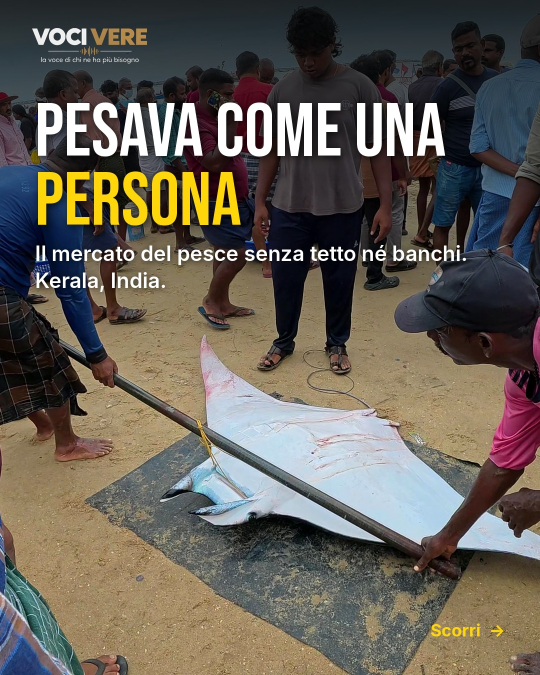
#> input picture copioni/caroselli/mercato/01.jpg, 1080 x 1350 px, given in place of f_DJI_0118.MP4_20.0.png, which was not available (shown at 1/2 size)
$ python mercato_v3.py
#> lines starting #> are read from the running program, lines starting #| are printed output that depends on the picture
### copioni/miniature_v3/miniature_v3.py
# Miniature v3 (Copy, 8/11): stile dei riferimenti di Manuel (Progetto Happiness, Kevin Pianezze ecc.):
# persona del posto grande e frontale, sguardo in camera, colore cinematografico (poco saturo, contrastato, caldo),
# testo ENORME condensato bianco: (1) parola dietro la testa (profondità, scontorno della persona), (2) riga piccola +
# riga enorme in basso a sinistra, (3) citazione con una parola rossa. Ogni miniatura in italiano e in inglese.
#   python3 copioni/miniature_v3/miniature_v3.py   (fotogrammi dal girato originale in work/, modello in work/models)
import os, subprocess, numpy as np, cv2, onnxruntime as ort
from PIL import Image, ImageDraw, ImageFont, ImageFilter, ImageEnhance
W, H = 1280, 720
ANTON = 'models/Anton-Regular.ttf'; BEB = 'assets/fonts/BebasNeue-Regular.ttf'
RED = (226, 38, 38); WHITE = (255, 255, 255)
SEG = 'work/models/u2net_human_seg.onnx'
OUT = 'copioni/{}_miniature/v3/'

def frame(src, t):
    o = f"work/mini/f_{os.path.basename(src)}_{t}.png"
    if not os.path.exists(o):
        os.makedirs('work/mini', exist_ok=True)
        if src.endswith('.png'): return src
        subprocess.run(['ffmpeg', '-nostdin', '-v', 'error', '-y', '-ss', str(t), '-i', src, '-frames:v', '1', o], check=True)
    return o

def crop(im, cx, cy, zoom):
    w, h = im.size; ch = h / zoom; cw = ch * 16 / 9
    if cw > w: cw = w; ch = cw * 9 / 16
    x = min(max(cx * w - cw / 2, 0), w - cw); y = min(max(cy * h - ch / 2, 0), h - ch)
    return im.crop((int(x), int(y), int(x + cw), int(y + ch))).resize((W, H), Image.LANCZOS)

def grade(im, night=False, flip=False):
    if flip: im = im.transpose(Image.FLIP_LEFT_RIGHT)
    a = np.asarray(im)
    if night:
        a = cv2.fastNlMeansDenoisingColored(a[:, :, ::-1].copy(), None, 6, 6, 7, 21)[:, :, ::-1]
        a = (np.power(a / 255., 0.8) * 255).astype(np.uint8)
    a = a.astype(np.float32) / 255
    lum = a @ np.array([.299, .587, .114], np.float32)
    a = lum[..., None] + (a - lum[..., None]) * 0.82                     # meno saturo
    a = np.clip((a - 0.5) * 1.18 + 0.5, 0, 1)                            # contrasto
    a = a * np.array([1.05, 1.0, 0.92]) + (1 - a) * np.array([0, 0.01, 0.03])   # luci calde, ombre fredde
    yy, xx = np.mgrid[0:H, 0:W]
    r = np.sqrt(((xx - W / 2) / (W * .62)) ** 2 + ((yy - H / 2) / (H * .62)) ** 2)
    a = a * (1 - np.clip(r - 0.55, 0, 1) ** 1.5 * 0.55)[..., None]
    im = Image.fromarray((np.clip(a, 0, 1) * 255).astype('uint8'))
    return im.filter(ImageFilter.UnsharpMask(2, 60, 2))

_sess = None
# [8 lines left out: function mask, not called in this run]

def fit(txt, font, target_w, max_h=None):
    d = ImageDraw.Draw(Image.new('L', (10, 10)))
    s = 100; f = ImageFont.truetype(font, s); w = d.textbbox((0, 0), txt, font=f)[2]
    s = int(s * target_w / w)
    if max_h:
        while True:
            f = ImageFont.truetype(font, s); bb = d.textbbox((0, 0), txt, font=f)
            if bb[3] - bb[1] <= max_h: break
            s -= 4
    return ImageFont.truetype(font, s)

def shadow_text(layer, xy, parts, font, sh=10, alpha=200):
    """parts: [(testo, colore)] scritti in fila."""
    d = ImageDraw.Draw(layer); x, y = xy
    sl = Image.new('RGBA', layer.size, (0, 0, 0, 0)); sd = ImageDraw.Draw(sl)
    xx = x
    for t, c in parts:
        sd.text((xx + 4, y + 6), t, font=font, fill=(0, 0, 0, alpha)); xx += d.textlength(t, font=font)
    layer.alpha_composite(sl.filter(ImageFilter.GaussianBlur(sh)))
    d = ImageDraw.Draw(layer); xx = x
    for t, c in parts:
        d.text((xx, y), t, font=font, fill=c); xx += d.textlength(t, font=font)

_det = None
# [14 lines left out: functions face_top, text_bottom, not called in this run]

def make(name, video, lang, src, t, cx, cy, zoom, layout, text, night=False, flip=False, red=None, top=24, small_size=46, blur=None):
    # Regola (Insights, 8/11, dati del reel B): il volto è sempre libero, la scritta mai sopra il viso.
    # Se il volto tocca la fascia del testo, il ritaglio si alza finché il volto è sotto la scritta.
    src_im = Image.open(frame(src, t)).convert('RGB')
    base = grade(crop(src_im, cx, cy, zoom), night, flip).convert('RGBA')
    if blur:                     # blur=(x0, y0, x1, y1) in pixel della miniatura: zona sfocata con bordo morbido
        m = Image.new('L', (W, H), 0); ImageDraw.Draw(m).rectangle(blur, fill=255)
        base = Image.composite(base.filter(ImageFilter.GaussianBlur(14)), base, m.filter(ImageFilter.GaussianBlur(18)))
    # spazio sopra il volto: la scritta sta tutta lì; se non basta (<90 px) si passa allo schema in basso
    ft = face_top(base) if layout in ('dietro', 'citazione') else None
    room = None if ft is None else int(ft) - top - 8
    if room is not None and room < 90:
        layout = 'basso'
        if isinstance(text, str): text = ('', text.strip('“”'))
    if layout == 'dietro':       # parola enorme in alto, la persona davanti al testo
        f = fit(text, ANTON, W - 70, max_h=min(250, room) if room else 250); d = ImageDraw.Draw(base)
        bb = d.textbbox((0, 0), text, font=f); x = (W - (bb[2] - bb[0])) // 2 - bb[0]
        txt = Image.new('RGBA', (W, H), (0, 0, 0, 0))
        parts = [(w + ' ', RED if (red and w in red) else WHITE) for w in text.split(' ')]
        parts[-1] = (parts[-1][0].strip(), parts[-1][1])
        shadow_text(txt, (x, top - bb[1]), parts, f)
        out = Image.alpha_composite(base, txt)
        # la persona copre solo la parte bassa delle lettere: la parola resta leggibile
        th = bb[3] - bb[1]; ycut = int(top + th + 4)
        ramp = np.clip((np.arange(H) - ycut) / 25.0, 0, 1)[:, None] * np.ones((1, W))
        m = np.asarray(mask(base.convert('RGB')), np.float32) * ramp
        person = base.copy(); person.putalpha(Image.fromarray(m.astype('uint8')))
        out = Image.alpha_composite(out, person)
    elif layout == 'basso':      # riga piccola + riga enorme in basso a sinistra (stile Progetto Happiness)
        small, big = text
        g = np.zeros((H, W), np.float32); g[:] = np.clip((np.arange(H)[:, None] - H * 0.45) / (H * 0.55), 0, 1) ** 1.3 * 0.75
        out = Image.composite(Image.new('RGBA', (W, H), (0, 0, 0, 255)), base, Image.fromarray((g * 255).astype('uint8')))
        fb = fit(big, ANTON, 640, max_h=190); fs = ImageFont.truetype(ANTON, small_size)
        d = ImageDraw.Draw(out); bb = d.textbbox((0, 0), big, font=fb)
        y_big = H - 40 - bb[3]
        if small:
            sb = d.textbbox((0, 0), small, font=fs)
            shadow_text(out, (48, y_big + bb[1] - 12 - sb[3]), [(small, WHITE)], fs, 6 if small_size < 80 else 10)
        shadow_text(out, (44, y_big), [(big, RED if red is True else WHITE)], fb)
    elif layout == 'riga':       # una sola riga grande, centrata, un po' sopra il fondo (Manuel 11/11, coir)
        g = np.zeros((H, W), np.float32); g[:] = np.clip((np.arange(H)[:, None] - H * 0.45) / (H * 0.55), 0, 1) ** 1.3 * 0.7
        out = Image.composite(Image.new('RGBA', (W, H), (0, 0, 0, 255)), base, Image.fromarray((g * 255).astype('uint8')))
        f = fit(text, ANTON, W - 140, max_h=150); d = ImageDraw.Draw(out)
        bb = d.textbbox((0, 0), text, font=f); x = (W - (bb[2] - bb[0])) // 2 - bb[0]
        parts = [(w + ' ', RED if (red and w in red) else WHITE) for w in text.split(' ')]
        parts[-1] = (parts[-1][0].strip(), parts[-1][1])
        shadow_text(out, (x, H - 120 - bb[3]), parts, f)
    else:                        # 'citazione': frase tra virgolette in alto, una parola rossa
        f = fit(text, ANTON, W - 120, max_h=min(150, room) if room else 150); d = ImageDraw.Draw(base)
        bb = d.textbbox((0, 0), text, font=f); x = (W - (bb[2] - bb[0])) // 2 - bb[0]
        parts = [(w + ' ', RED if (red and w.strip('“”"') in red) else WHITE) for w in text.split(' ')]
        parts[-1] = (parts[-1][0].strip(), parts[-1][1])
        out = base; shadow_text(out, (x, top - bb[1]), parts, f)
    o = OUT.format(video) + f'{name}_{lang}.jpg'; os.makedirs(os.path.dirname(o), exist_ok=True)
    out.convert('RGB').save(o, quality=93); return o

A, T, C = 'work/mini/raw_arth/', 'work/mini/raw_te/', 'work/coir/raw/'
def g(d, n): return next((d + f for f in (os.listdir(d) if os.path.isdir(d) else []) if f'_{n}_' in f), d + n)
F = 'work/volti/f/'
J = {
 # ARTHUNKAL
 ('arthunkal', 'A1_notte'): dict(src=g(A, '0237'), t=1.0, cx=.47, cy=.5, zoom=1.35, layout='dietro', night=True,
     it='PREGHIERA INFINITA', en='ENDLESS PRAYER'),
 ('arthunkal', 'A2_anziano'): dict(src=F + 'DJI_20261024090951_0301_D.MP4_0.33.png', t=0, cx=.62, cy=.42, zoom=1.5, layout='basso',
     it=('A PIEDI, DI NOTTE', '13 KM PREGANDO'), en=('ON FOOT, AT NIGHT', '13 KM OF PRAYER')),
 ('arthunkal', 'A3_ragazza'): dict(src=F + 'DJI_20261024072623_0247_D.MP4_3.67.png', t=0, cx=.42, cy=.42, zoom=1.6, layout='dietro',
     it='TUTTA LA NOTTE', en='ALL NIGHT LONG'),
 ('arthunkal', 'A4_basilica'): dict(src=F + 'DJI_20261024091255_0302_D.MP4_1.6_luogo.png', t=0, cx=.5, cy=.45, zoom=1.0, layout='basso', red=True,
     it=('LA STATUA ARRIVA', 'DA MILANO, 1647'), en=('THE STATUE CAME', 'FROM MILAN, 1647')),
 ('arthunkal', 'A5_folla'): dict(src=g(A, '0236'), t=0.2, cx=.5, cy=.5, zoom=1.15, layout='citazione', night=True, red=['MEZZANOTTE', 'MIDNIGHT'], top=30,
     it='“IN CAMMINO DA MEZZANOTTE”', en='“WALKING SINCE MIDNIGHT”'),
 # TE
 ('te', 'T1_sadish'): dict(src=g(T, '0388'), t=10.0, cx=.6, cy=.45, zoom=1.5, layout='dietro', red=['CHI', 'WHO'],
     it='DI CHI SONO?', en='WHO OWNS THEM?'),
 ('te', 'T2_sorriso'): dict(src=g(T, '0386'), t=14.1, cx=.74, cy=.42, zoom=1.55, layout='basso',
     it=('AFFITTATE PER', '3.000 RUPIE'), en=('LEASED FOR', '3,000 RUPEES')),
 ('te', 'T3_profilo'): dict(src=F + 'DJI_20261026133625_0383_D.MP4_4.67.png', t=0, cx=.62, cy=.45, zoom=1.25, layout='dietro',
     it='1877', en='1877'),
 ('te', 'T4_colline'): dict(src=g(T, '0392'), t=60.1, cx=.55, cy=.5, zoom=1.0, layout='basso',
     it=('IL TÈ CHE BEVIAMO', 'CHI LO RACCOGLIE'), en=('THE TEA WE DRINK', 'WHO PICKS IT')),
 ('te', 'T5_filari'): dict(src=g(T, '0386'), t=58.0, cx=.45, cy=.42, zoom=1.35, layout='citazione', red=['MANO', 'HAND'], top=24,
     it='“TUTTO RACCOLTO A MANO”', en='“ALL PICKED BY HAND”'),
 # COIR
 ('coir', 'C1_premilla'): dict(src=g(C, '0549'), t=8.0, cx=.6, cy=.45, zoom=1.55, layout='dietro',
     it='40 ANNI A MANO', en='40 YEARS BY HAND'),
 ('coir', 'C2_sorriso'): dict(src=g(C, '0542'), t=6.0, cx=.48, cy=.5, zoom=1.5, layout='basso', red=True,
     it=('PER UN TAPPETO', '80 CENTESIMI'), en=('FOR ONE RUG', '80 CENTS')),
 ('coir', 'C3_corda'): dict(src=g(C, '0069'), t=1.5, cx=.42, cy=.45, zoom=1.4, layout='basso', red=True,
     it=('PER UNA GIORNATA', '4€ AL GIORNO'), en=('FOR A FULL DAY', '€4 A DAY')),
 ('coir', 'C4_laguna'): dict(src=g(C, '0052'), t=3.0, cx=.5, cy=.55, zoom=1.35, layout='dietro',
     it='MADE IN INDIA', en='MADE IN INDIA'),
 ('coir', 'C5_manuel'): dict(src=g(C, '0050'), t=1.0, cx=.5, cy=.45, zoom=1.2, layout='basso',
     it=('CHI FA', 'I NOSTRI TAPPETI'), en=('WHO MAKES', 'OUR DOORMATS')),
 # COIR v4 (Manuel 11/11): espressioni serie, testo coerente con i primi secondi del lungo
 # (0:00 l'uomo nella laguna "Così viene raccolta la materia prima..."; VO0 "...non c'è scritto chi li ha fatti, né quanto le hanno pagate")
 ('coir', 'C6_laguna'): dict(src=g(C, '0052'), t=3.45, cx=.50, cy=.63, zoom=1.35, layout='riga',
     it='I NOSTRI TAPPETI NASCONO QUI', en='OUR DOORMATS START HERE'),
 ('coir', 'C7_donne'): dict(src=g(C, '0540'), t=13.5, cx=.5, cy=.5, zoom=1.0, layout='basso', red=True, flip=True,
     it=('A MANO, SEDUTE A TERRA', 'QUANTO LE PAGANO?'), en=('BY HAND, ON THE GROUND', 'HOW MUCH ARE THEY PAID?')),
 ('coir', 'C8_anziana'): dict(src=g(C, '0063'), t=15.5, cx=.5, cy=.5, zoom=1.35, layout='dietro', red=['CHI', 'WHO'],
     it='CHI LI HA FATTI?', en='WHO MADE THEM?'),
 # alternative per la seconda (Manuel 11/11): le donne sedute davanti alla saracinesca, 0:20-0:30 del lungo
 ('coir', 'C7b_rosa'): dict(src=g(C, '0525'), t=10.0, cx=.42, cy=.42, zoom=1.25, layout='basso', red=True,
     it=('A MANO, PER GENERAZIONI', 'ORA NON LO FANNO PIÙ'), en=('BY HAND, FOR GENERATIONS', 'NOW NOBODY DOES IT')),
 ('coir', 'C7c_fila'): dict(src=g(C, '0529'), t=2.0, cx=.5, cy=.42, zoom=1.0, layout='basso', red=True,
     it=('LO FACEVANO A MANO', 'DAL 1975'), en=('THEY DID IT BY HAND', 'SINCE 1975')),
 # seconda, donne che lavorano il cocco sedute in fila e guardano in camera (Manuel 11/11)
 ('coir', 'C7d_fila'): dict(src=g(C, '0063'), t=2.8, cx=.52, cy=.5, zoom=1.15, layout='basso', red=True,
     it=('A MANO, SEDUTE A TERRA', 'QUANTO LE PAGANO?'), en=('BY HAND, ON THE GROUND', 'HOW MUCH ARE THEY PAID?')),
 ('coir', 'C7e_occhiali'): dict(src=g(C, '0542'), t=21.0, cx=.5, cy=.45, zoom=1.2, layout='basso', red=True, flip=True,
     it=('A MANO, SEDUTE A TERRA', 'QUANTO LE PAGANO?'), en=('BY HAND, ON THE GROUND', 'HOW MUCH ARE THEY PAID?')),
 ('coir', 'C7f_lavoro'): dict(src=g(C, '0540'), t=20.0, cx=.5, cy=.5, zoom=1.0, layout='basso', red=True, flip=True,
     it=('A MANO, SEDUTE A TERRA', 'QUANTO LE PAGANO?'), en=('BY HAND, ON THE GROUND', 'HOW MUCH ARE THEY PAID?')),
 # scelta di Manuel 11/11: le due inquadrature della signora piccolina che guarda in camera, una riga sola
 ('coir', 'C9_madeinindia'): dict(src=g(C, '0063'), t=9.2, cx=.535, cy=.52, zoom=1.45, layout='riga',
     it='MADE IN INDIA', en='MADE IN INDIA'),
 ('coir', 'C10_80centesimi'): dict(src=g(C, '0063'), t=15.5, cx=.52, cy=.45, zoom=1.35, layout='riga',
     it='80 CENTESIMI A TAPPETO', en='80 CENTS PER MAT'),
}
# [8 lines that do not run on import are left out]

### copioni/miniature_v3/mercato_v3.py
# Miniature v3 del mercato (Copy, 9/11): stesso stile di miniature_v3.py, rifatte dopo l'analisi di Insights a 7 giorni
# (il cuore del video è l'asta sulla sabbia; titolo = fatto concreto). Girato in work/mercato/raw (Drive, cartella mercato).
#   python3 copioni/miniature_v3/mercato_v3.py
import sys; sys.path.insert(0, 'copioni/miniature_v3')
from miniature_v3 import make
R = 'work/mercato/raw/'
J = {
 'M1_signora': dict(src=R + 'DJI_0118.MP4', t=20.0, cx=.72, cy=.4, zoom=1.7, layout='basso', small_size=118,
     it=("ALL'ASTA", 'SULLA SABBIA'), en=('AUCTIONED', 'ON THE SAND')),
 'M2_mattina': dict(src=R + 'DJI_0120.MP4', t=3.0, cx=.8, cy=.42, zoom=1.6, layout='basso', red=True,
     it=('OGNI MATTINA', 'ALLE 8'), en=('EVERY MORNING', 'AT 8 A.M.')),
 'M3_asta': dict(src=R + 'DJI_0120.MP4', t=4.5, cx=.45, cy=.6, zoom=1.35, layout='basso',
     it=('NIENTE TETTO,', 'NIENTE BANCHI'), en=('NO ROOF,', 'NO STALLS')),
}
for i, (n, p) in enumerate(J.items(), 1):
    p = dict(p); it, en = p.pop('it'), p.pop('en')
    for lang, txt in (('it', it), ('en', en)):
        print(make(f'{i}_{n}', 'mercato', lang, text=txt, **p))
#> in make, src_im is the input picture: PIL image 1080x1350 RGB; mean R, G, B 101.8, 95.9, 86.8
#> in grade, `lum = a @ np.array([.299, .587, .114], np.float32)`:
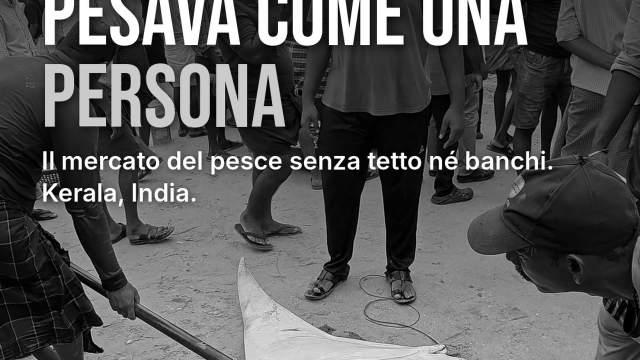
#> lum: shape (720, 1280) float32 (shown at 1/2 size); min 0, max 1, mean 0.344
#> in make, `bb = d.textbbox((0, 0), big, font=fb)`: bb = (0, 17, 640, 84)
#> in make, `y_big = H - 40 - bb[3]`: y_big = 596
#> in make, `sb = d.textbbox((0, 0), small, font=fs)`: sb = (0, 22, 544, 112)
#> the loop in shadow_text, `for t, c in parts:` made 1 pass
#> xx on pass 1: 591.9
#> after the loop in shadow_text, `for t, c in parts:`: xx = 591.9
#> in shadow_text, `layer.alpha_composite(sl.filter(ImageFilter.GaussianBlur(sh)))`:
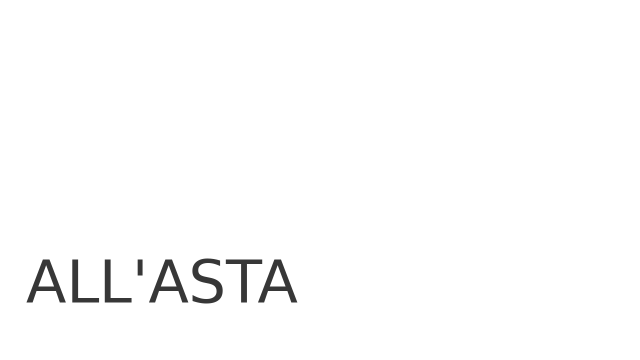
#> sl: PIL image 1280x720 RGBA (shown at 1/2 size); mean R, G, B, A 0, 0, 0, 2.9; transparent parts drawn white
#> in make, `shadow_text(out, (48, y_big + bb[1] - 12 - sb[3]), [(small, WHITE)], f..`:
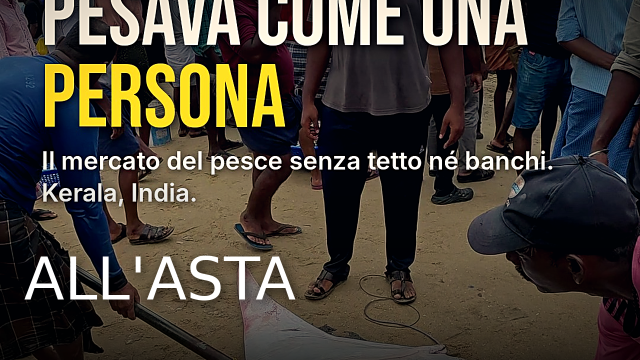
#> out: PIL image 1280x720 RGBA (shown at 1/2 size); mean R, G, B, A 68.9, 63.1, 54.1, 255
#> call 2 of shadow_text, with xy = (44, 596), sh = 10, alpha = 200
#> the loop in shadow_text (call 2), `for t, c in parts:` made 1 pass
#> xx on pass 1: 684.3
#> after the loop in shadow_text (call 2), `for t, c in parts:`: xx = 684.3
#> in shadow_text (call 2), `layer.alpha_composite(sl.filter(ImageFilter.GaussianBlur(sh)))`:
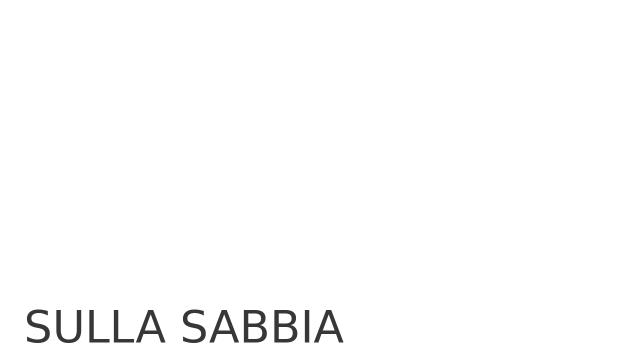
#> sl: PIL image 1280x720 RGBA (shown at 1/2 size); mean R, G, B, A 0, 0, 0, 2.8; transparent parts drawn white
#> in make, `shadow_text(out, (44, y_big), [(big, RED if red is True else WHITE)], ..`:
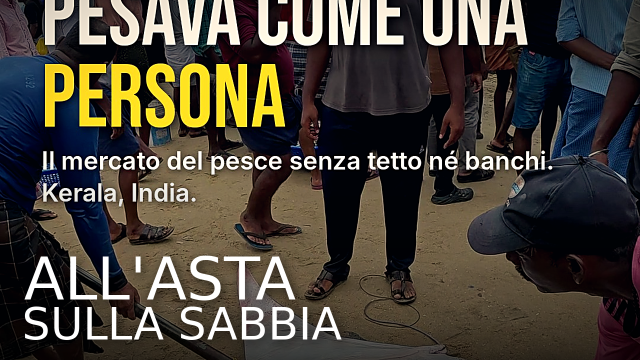
#> out: PIL image 1280x720 RGBA (shown at 1/2 size); mean R, G, B, A 71.2, 65.6, 56.7, 255
#> pass 2 of the loop `for i, (n, p) in enumerate(J.items(), 1):`:
#> p = 9 items
#> it = ('OGNI MATTINA', 'ALLE 8'); en = ('EVERY MORNING', 'AT 8 A.M.')
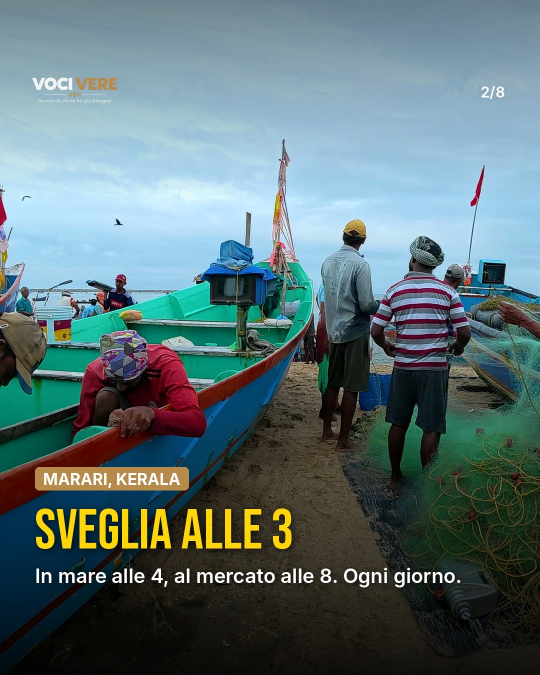
#> input picture copioni/caroselli/mercato/02.jpg, 1080 x 1350 px, given in place of f_DJI_0120.MP4_3.0.png, which was not available (shown at 1/2 size)
#> in make, src_im is the input picture: PIL image 1080x1350 RGB; mean R, G, B 91.7, 113.4, 116.4
#> small = 'OGNI MATTINA'; big = 'ALLE 8'
#> bb = (0, 36, 640, 179)
#> y_big = 501
#> sb = (0, 8, 337, 43)
#> the loop in shadow_text (call 6), `for t, c in parts:` made 1 pass
#> xx on pass 1: 683.6
#> after the loop in shadow_text (call 6), `for t, c in parts:`: xx = 683.6
#> in shadow_text (call 6), `layer.alpha_composite(sl.filter(ImageFilter.GaussianBlur(sh)))`:
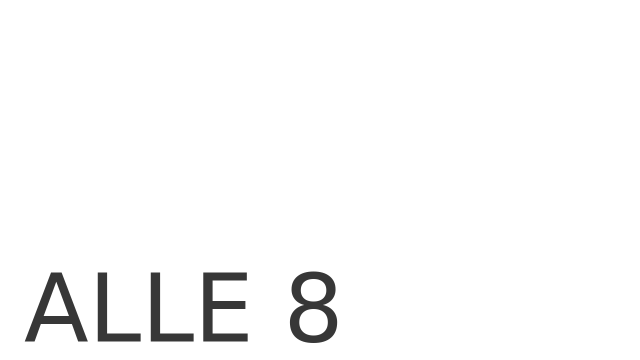
#> sl: PIL image 1280x720 RGBA (shown at 1/2 size); mean R, G, B, A 0, 0, 0, 5.5; transparent parts drawn white
#> in make (call 3), `shadow_text(out, (44, y_big), [(big, RED if red is True else WHITE)], ..`:
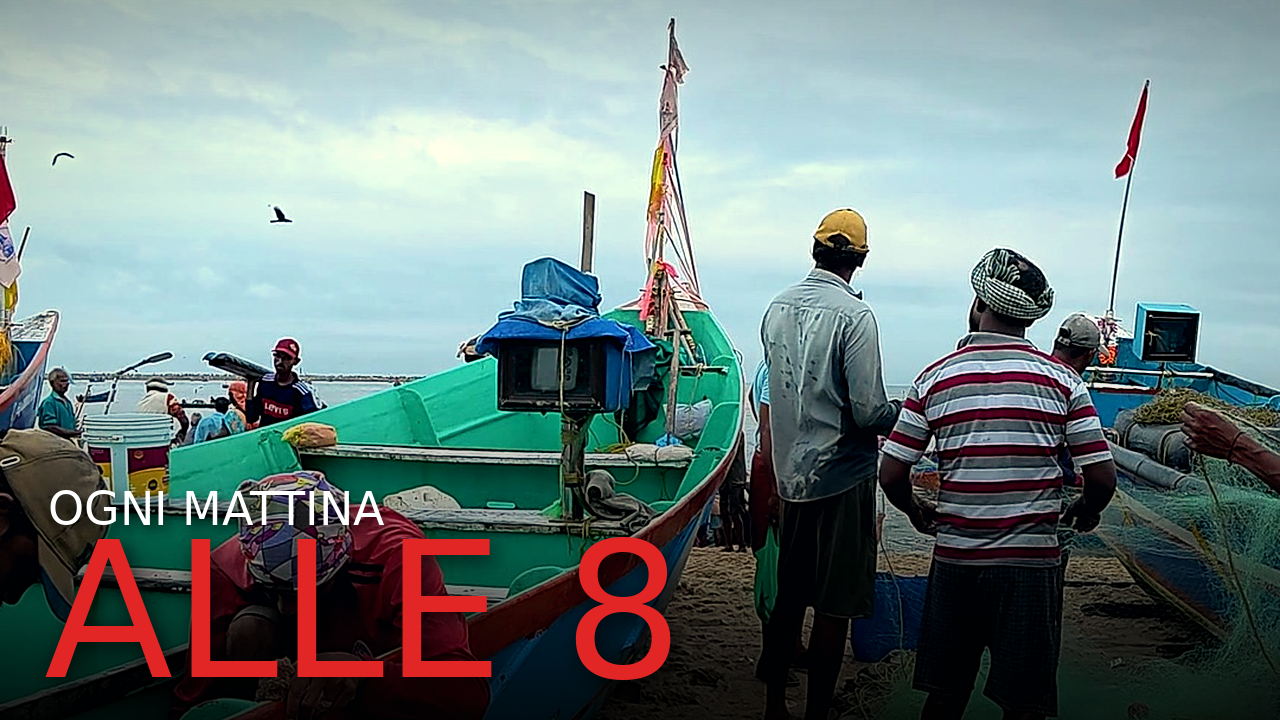
#> out: PIL image 1280x720 RGBA; mean R, G, B, A 112.9, 129.8, 129, 255
#| copioni/mercato_miniature/v3/2_M2_mattina_it.jpg
